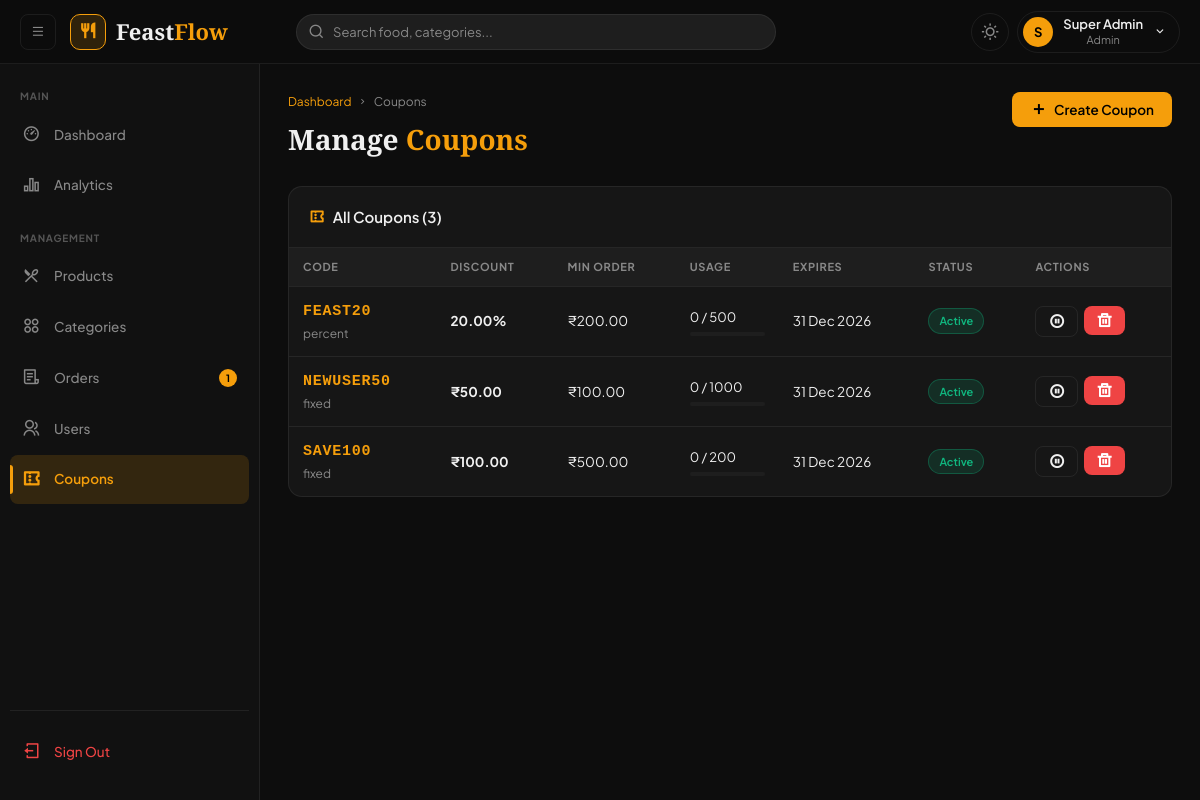
Page /admin/coupons.php (signed in) on the committed database.
### tables this page shows
CREATE TABLE IF NOT EXISTS `coupons` (
    `id`           INT UNSIGNED  NOT NULL AUTO_INCREMENT,
    `code`         VARCHAR(20)   NOT NULL UNIQUE,
    `discount_type`ENUM('percent','fixed') NOT NULL DEFAULT 'percent',
    `discount`     DECIMAL(10,2) NOT NULL,
    `min_order`    DECIMAL(10,2) NOT NULL DEFAULT 0.00,
    `max_uses`     INT           NOT NULL DEFAULT 100,
    `used_count`   INT           NOT NULL DEFAULT 0,
    `expires_at`   DATE          NULL,
    `status`       ENUM('active','inactive') NOT NULL DEFAULT 'active',
    `created_at`   TIMESTAMP     NOT NULL DEFAULT CURRENT_TIMESTAMP,
    PRIMARY KEY (`id`)
);

### admin/coupons.php (the view, shortened to what this page needs)
<?php
require_once __DIR__ . '/../includes/functions.php';
$pdo = getPDO();
$coupons   = $pdo->query("SELECT * FROM coupons ORDER BY created_at DESC")->fetchAll();
include __DIR__ . '/../includes/header.php';
?>
<div class="page-header">
  <div>
    <div class="breadcrumb"><a href="<?= APP_URL ?>/admin/dashboard.php">Dashboard</a><i class="ri-arrow-right-s-line"></i>Coupons</div>
    <h1 class="page-title">Manage <span>Coupons</span></h1>
  </div>
  <button class="btn btn-primary" onclick="document.getElementById('addModal').classList.add('open')"><i class="ri-add-line"></i> Create Coupon</button>
</div>
<div class="card">
  <div class="card-header"><div class="card-title"><i class="ri-coupon-3-line"></i>All Coupons (<?= count($coupons) ?>)</div></div>
  <div class="table-wrapper">
    <table>
      <thead><tr><th>Code</th><th>Discount</th><th>Min Order</th><th>Usage</th><th>Expires</th><th>Status</th><th>Actions</th></tr></thead>
      <tbody>
      <?php foreach ($coupons as $c): ?>
      <tr>
        <td>
          <div style="font-family:monospace;font-size:15px;font-weight:700;color:var(--amber);letter-spacing:0.05em"><?= sanitize($c['code']) ?></div>
          <div class="text-sm text-muted"><?= $c['discount_type'] ?></div>
        </td>
        <td class="fw-bold">
          <?= $c['discount_type']==='percent' ? $c['discount'].'%' : formatPrice($c['discount']) ?>
        </td>
        <td><?= formatPrice($c['min_order']) ?></td>
        <td>
          <div style="font-size:13px"><?= $c['used_count'] ?> / <?= $c['max_uses'] ?></div>
          <div style="height:4px;border-radius:2px;background:var(--bg-input);margin-top:4px;overflow:hidden">
          </div>
        </td>
        <td><?= $c['expires_at'] ? date('d M Y', strtotime($c['expires_at'])) : '∞ No expiry' ?></td>
        <td><?= statusBadge($c['status']) ?></td>
        <td>
          <div style="display:flex;gap:6px">
            <form method="POST" style="display:inline">
              <button type="submit" class="btn btn-outline btn-sm" title="Toggle status">
                <i class="ri-<?= $c['status']==='active'?'pause':'play' ?>-circle-line"></i>
              </button>
            </form>
            <form method="POST" style="display:inline" onsubmit="return confirm('Delete coupon <?= sanitize($c['code']) ?>?')">
              <button type="submit" class="btn btn-danger btn-sm"><i class="ri-delete-bin-line"></i></button>
            </form>
          </div>
        </td>
      </tr>
      <?php endforeach; ?>
      </tbody>
    </table>
  </div>
</div>
<?php include __DIR__ . '/../includes/footer.php'; ?>

### includes/functions.php (shortened to what this page needs)
<?php
function formatPrice(float $price): string {
    return '₹' . number_format($price, 2);
}
function sanitize(string $str): string {
    return htmlspecialchars(trim($str), ENT_QUOTES, 'UTF-8');
}
function statusBadge(string $status): string {
    $map = [
        'pending'          => ['class' => 'badge-warning',  'label' => 'Pending'],
        'confirmed'        => ['class' => 'badge-info',     'label' => 'Confirmed'],
        'preparing'        => ['class' => 'badge-primary',  'label' => 'Preparing'],
        'out_for_delivery' => ['class' => 'badge-purple',   'label' => 'Out for Delivery'],
        'delivered'        => ['class' => 'badge-success',  'label' => 'Delivered'],
        'cancelled'        => ['class' => 'badge-danger',   'label' => 'Cancelled'],
        'active'           => ['class' => 'badge-success',  'label' => 'Active'],
        'inactive'         => ['class' => 'badge-secondary','label' => 'Inactive'],
        'paid'             => ['class' => 'badge-success',  'label' => 'Paid'],
        'banned'           => ['class' => 'badge-danger',   'label' => 'Banned'],
    ];
    $b = $map[$status] ?? ['class' => 'badge-secondary', 'label' => ucfirst($status)];
    return "<span class=\"badge {$b['class']}\">{$b['label']}</span>";
}

### assets/css/style.css (style rules this page uses)
:root { --amber: #f59e0b; --amber-light: #fbbf24; --amber-dark: #d97706; --amber-glow: rgba(245, 158, 11, 0.15); --red: #ef4444; --green: #10b981; --blue: #3b82f6; --purple: #8b5cf6; --font-display: 'Playfair Display', Georgia, serif; --font-body: 'Plus Jakarta Sans', sans-serif; --transition: 0.2s ease; --transition-slow: 0.35s cubic-bezier(.4,0,.2,1); --shadow-sm: 0 1px 3px rgba(0,0,0,0.12); --shadow-md: 0 4px 16px rgba(0,0,0,0.18); --shadow-lg: 0 8px 32px rgba(0,0,0,0.24); --shadow-glow: 0 0 20px rgba(245,158,11,0.25); --sidebar-w: 260px; --topbar-h: 64px; --radius: 14px; --radius-sm: 8px; }
[data-theme="dark"] { --bg: #0d0d0d; --bg-card: #161616; --bg-input: #1e1e1e; --bg-hover: #1a1a1a; --bg-sidebar: #111111; --border: rgba(255,255,255,0.07); --border-focus: var(--amber); --text: #f0f0f0; --text-muted: #888888; --text-light: #555555; --topbar-bg: rgba(13,13,13,0.95); --overlay: rgba(0,0,0,0.6); }
*, *::before, *::after { box-sizing: border-box; margin: 0; padding: 0; }
html { scroll-behavior: smooth; }
body { font-family: var(--font-body); background: var(--bg); color: var(--text); font-size: 14px; line-height: 1.6; min-height: 100vh; transition: background var(--transition-slow), color var(--transition-slow); }
a { text-decoration: none; color: inherit; }
button { cursor: pointer; font-family: var(--font-body); }
.page-header { margin-bottom: 24px; display: flex; align-items: flex-start; justify-content: space-between; flex-wrap: wrap; gap: 12px; }
.page-title { font-family: var(--font-display); font-size: 28px; font-weight: 700; }
.page-title span { color: var(--amber); }
.breadcrumb { display: flex; align-items: center; gap: 6px; font-size: 12px; color: var(--text-muted); margin-bottom: 6px; }
.breadcrumb a { color: var(--amber); }
.breadcrumb i { font-size: 10px; }
.card { background: var(--bg-card); border: 1px solid var(--border); border-radius: var(--radius); overflow: hidden; transition: background var(--transition-slow), border-color var(--transition); }
.card-header { padding: 18px 20px; border-bottom: 1px solid var(--border); display: flex; align-items: center; justify-content: space-between; gap: 12px; }
.card-title { font-size: 15px; font-weight: 600; display: flex; align-items: center; gap: 8px; }
.card-title i { color: var(--amber); }
.table-wrapper { overflow-x: auto; }
table { width: 100%; border-collapse: collapse; font-size: 13.5px; }
thead th { padding: 10px 14px; text-align: left; font-size: 11px; font-weight: 700; color: var(--text-muted); letter-spacing: 0.06em; text-transform: uppercase; border-bottom: 1px solid var(--border); background: var(--bg-input); white-space: nowrap; }
tbody td { padding: 13px 14px; border-bottom: 1px solid var(--border); vertical-align: middle; }
tbody tr:last-child td { border-bottom: none; }
.badge { display: inline-flex; align-items: center; gap: 4px; padding: 3px 10px; border-radius: 50px; font-size: 11px; font-weight: 600; white-space: nowrap; }
.badge-success { background: rgba(16,185,129,0.15); color: var(--green); border: 1px solid rgba(16,185,129,0.3); }
.btn { display: inline-flex; align-items: center; gap: 7px; padding: 9px 18px; border-radius: var(--radius-sm); font-size: 13.5px; font-weight: 600; border: none; cursor: pointer; transition: all var(--transition); white-space: nowrap; text-decoration: none; }
.btn i { font-size: 16px; }
.btn-primary { background: var(--amber); color: #000; }
.btn-outline { background: none; border: 1px solid var(--border); color: var(--text); }
.btn-danger { background: var(--red); color: #fff; }
.btn-sm { padding: 6px 12px; font-size: 12px; }
.text-muted { color: var(--text-muted); }
.text-sm { font-size: 12px; }
.fw-bold { font-weight: 700; }

### rows in the picture
coupons: code "FEAST20", discount_type "percent", discount "20.00", min_order "₹200.00", used_count "0", max_uses "500", expires_at "31 Dec 2026", status "Active"
coupons: code "NEWUSER50", discount_type "fixed", discount "₹50.00", min_order "₹100.00", used_count "0", max_uses "1000", expires_at "31 Dec 2026", status "Active"
coupons: code "SAVE100", discount_type "fixed", discount "₹100.00", min_order "₹500.00", used_count "0", max_uses "200", expires_at "31 Dec 2026", status "Active"

### other values in the picture
substr($_SESSION['user_name'] ?? 'U', 0, 1) "S"
$_SESSION['user_name'] "Super Admin"
$_SESSION['user_role'] "Admin"
$pending "1"
count($coupons) "3"
